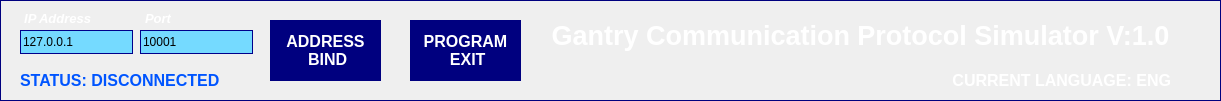
   <widget class="QFrame" name="connectionFrame">
    <property name="geometry">
     <rect>
      <x>30</x>
      <y>10</y>
      <width>1221</width>
      <height>101</height>
     </rect>
    </property>
    <property name="styleSheet">
     <string notr="true">border-width: 1px;
border-style: solid; 
border-color: darkblue;
border-color: rgb(0, 0, 127);
</string>
    </property>
    <property name="frameShape">
     <enum>QFrame::StyledPanel</enum>
    </property>
    <property name="frameShadow">
     <enum>QFrame::Raised</enum>
    </property>
    <widget class="QLabel" name="label_4">
     <property name="geometry">
      <rect>
       <x>20</x>
       <y>10</y>
       <width>71</width>
       <height>16</height>
      </rect>
     </property>
     <property name="font">
      <font>
       <pointsize>10</pointsize>
       <italic>true</italic>
       <bold>true</bold>
      </font>
     </property>
     <property name="styleSheet">
      <string notr="true">color: rgb(255, 255, 255);
border-width: 0px;
</string>
     </property>
     <property name="text">
      <string>IP Address</string>
     </property>
     <property name="alignment">
      <set>Qt::AlignRight|Qt::AlignTrailing|Qt::AlignVCenter</set>
     </property>
    </widget>
    <widget class="QLineEdit" name="addressEdit">
     <property name="geometry">
      <rect>
       <x>20</x>
       <y>30</y>
       <width>113</width>
       <height>24</height>
      </rect>
     </property>
     <property name="styleSheet">
      <string notr="true">background-color: rgb(117, 218, 255);
color: rgb(0, 0, 0);
font: 700 12pt &quot;Arial&quot;;
border-width: 1px;
border-style: solid; 
border-color: darkblue;</string>
     </property>
     <property name="text">
      <string>127.0.0.1</string>
     </property>
    </widget>
    <widget class="QLabel" name="label_5">
     <property name="geometry">
      <rect>
       <x>130</x>
       <y>10</y>
       <width>41</width>
       <height>16</height>
      </rect>
     </property>
     <property name="font">
      <font>
       <pointsize>10</pointsize>
       <italic>true</italic>
       <bold>true</bold>
      </font>
     </property>
     <property name="styleSheet">
      <string notr="true">color: rgb(255, 255, 255);
border-width: 0px;
</string>
     </property>
     <property name="text">
      <string>Port</string>
     </property>
     <property name="alignment">
      <set>Qt::AlignRight|Qt::AlignTrailing|Qt::AlignVCenter</set>
     </property>
    </widget>
    <widget class="QLineEdit" name="portEdit">
     <property name="geometry">
      <rect>
       <x>140</x>
       <y>30</y>
       <width>113</width>
       <height>24</height>
      </rect>
     </property>
     <property name="styleSheet">
      <string notr="true">background-color: rgb(117, 218, 255);
color: rgb(0, 0, 0);
font: 700 12pt &quot;Arial&quot;;
border-width: 1px;
border-style: solid; 
border-color: darkblue;</string>
     </property>
     <property name="text">
      <string>10001</string>
     </property>
    </widget>
    <widget class="QPushButton" name="bindButton">
     <property name="geometry">
      <rect>
       <x>270</x>
       <y>20</y>
       <width>111</width>
       <height>61</height>
      </rect>
     </property>
     <property name="font">
      <font>
       <pointsize>12</pointsize>
       <bold>true</bold>
      </font>
     </property>
     <property name="styleSheet">
      <string notr="true">background-color: rgb(0, 0, 127);
color: rgb(255, 255, 255);
border-width: 0px;
</string>
     </property>
     <property name="text">
      <string>ADDRESS
 BIND</string>
     </property>
    </widget>
    <widget class="QLabel" name="connectionStatusLabel">
     <property name="geometry">
      <rect>
       <x>20</x>
       <y>70</y>
       <width>241</width>
       <height>20</height>
      </rect>
     </property>
     <property name="font">
      <font>
       <pointsize>12</pointsize>
       <italic>false</italic>
       <bold>true</bold>
      </font>
     </property>
     <property name="styleSheet">
      <string notr="true">color: rgb(0, 85, 255);
border-width: 0px;
</string>
     </property>
     <property name="text">
      <string>STATUS: DISCONNECTED</string>
     </property>
    </widget>
    <widget class="QLabel" name="label_2">
     <property name="geometry">
      <rect>
       <x>540</x>
       <y>10</y>
       <width>641</width>
       <height>51</height>
      </rect>
     </property>
     <property name="font">
      <font>
       <pointsize>20</pointsize>
       <bold>true</bold>
      </font>
     </property>
     <property name="styleSheet">
      <string notr="true">color: rgb(255, 255, 255);
border-width: 0px;
</string>
     </property>
     <property name="text">
      <string>Gantry Communication Protocol Simulator V:1.0</string>
     </property>
     <property name="alignment">
      <set>Qt::AlignCenter</set>
     </property>
    </widget>
    <widget class="QLabel" name="languageLabel">
     <property name="geometry">
      <rect>
       <x>930</x>
       <y>70</y>
       <width>241</width>
       <height>20</height>
      </rect>
     </property>
     <property name="font">
      <font>
       <pointsize>12</pointsize>
       <italic>false</italic>
       <bold>true</bold>
      </font>
     </property>
     <property name="styleSheet">
      <string notr="true">color: rgb(255, 255, 255);
border-width: 0px;
</string>
     </property>
     <property name="text">
      <string>CURRENT LANGUAGE: ENG</string>
     </property>
     <property name="alignment">
      <set>Qt::AlignRight|Qt::AlignTrailing|Qt::AlignVCenter</set>
     </property>
    </widget>
    <widget class="QPushButton" name="exitButton">
     <property name="geometry">
      <rect>
       <x>410</x>
       <y>20</y>
       <width>111</width>
       <height>61</height>
      </rect>
     </property>
     <property name="font">
      <font>
       <pointsize>12</pointsize>
       <bold>true</bold>
      </font>
     </property>
     <property name="styleSheet">
      <string notr="true">background-color: rgb(0, 0, 127);
color: rgb(255, 255, 255);
border-width: 0px;
</string>
     </property>
     <property name="text">
      <string>PROGRAM
 EXIT</string>
     </property>
    </widget>
   </widget>
